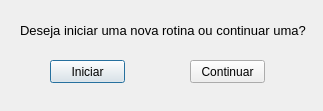
<?xml version="1.0" encoding="UTF-8"?>
<ui version="4.0">
 <class>AbrirRotinaDeArquivo</class>
 <widget class="QDialog" name="AbrirRotinaDeArquivo">
  <property name="geometry">
   <rect>
    <x>0</x>
    <y>0</y>
    <width>323</width>
    <height>111</height>
   </rect>
  </property>
  <property name="windowTitle">
   <string>Praticar</string>
  </property>
  <widget class="QLabel" name="texto">
   <property name="geometry">
    <rect>
     <x>20</x>
     <y>10</y>
     <width>291</width>
     <height>41</height>
    </rect>
   </property>
   <property name="font">
    <font>
     <pointsize>10</pointsize>
    </font>
   </property>
   <property name="text">
    <string>Deseja iniciar uma nova rotina ou continuar uma?</string>
   </property>
  </widget>
  <widget class="QPushButton" name="iniciar">
   <property name="geometry">
    <rect>
     <x>50</x>
     <y>60</y>
     <width>75</width>
     <height>23</height>
    </rect>
   </property>
   <property name="text">
    <string>Iniciar</string>
   </property>
  </widget>
  <widget class="QPushButton" name="continuar">
   <property name="geometry">
    <rect>
     <x>190</x>
     <y>60</y>
     <width>75</width>
     <height>23</height>
    </rect>
   </property>
   <property name="text">
    <string>Continuar</string>
   </property>
  </widget>
 </widget>
 <resources/>
 <connections/>
</ui>
